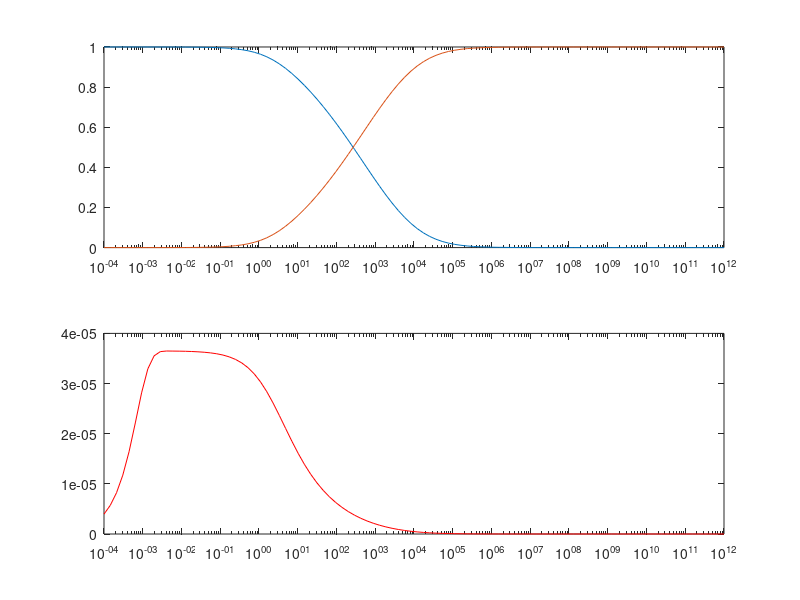

MATLAB code for this plot:
b = 10^12; % Extremo superior de integración
t = [0,10.^linspace(-4,12,100)];
function up = f(u,t) % definición de la EDO
  n = 0; k1 = 0.04; k2 = 3*10^7; k3 = 10^4;
  up(1) = -k1*u(1)+k3*u(2)*u(3);
  up(2) = k1*u(1)-k2*u(2)^2-k3*u(2)*u(3);
  up(3) = k2*u(2)^2;
endfunction
[sol,ystate] = lsode('f',[1;0;0],t); % resolución
% representación gráfica
subplot(2,1,1)semilogx(t(2:end),sol(2:end,[1,3]))  % gráfica de u(1) y u(3)subplot(2,1,2)semilogx(t(2:end),sol(2:end,2),'r')  % gráfica de u(2)
ystate
